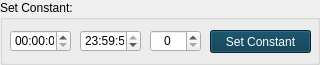
             <widget class="QGroupBox" name="groupBox">
              <property name="minimumSize">
               <size>
                <width>0</width>
                <height>65</height>
               </size>
              </property>
              <property name="maximumSize">
               <size>
                <width>16777215</width>
                <height>65</height>
               </size>
              </property>
              <property name="title">
               <string>Set Constant:</string>
              </property>
              <widget class="QPushButton" name="editor_constant_pushButton">
               <property name="enabled">
                <bool>true</bool>
               </property>
               <property name="geometry">
                <rect>
                 <x>210</x>
                 <y>30</y>
                 <width>101</width>
                 <height>23</height>
                </rect>
               </property>
               <property name="styleSheet">
                <string notr="true">QPushButton{
background-color: rgb(0, 53, 77);
color: white;
}

QPushButton:hover{
background-color: rgb(0, 110, 157);
}</string>
               </property>
               <property name="text">
                <string>Set Constant</string>
               </property>
              </widget>
              <widget class="QTimeEdit" name="editor_start_timeEdit">
               <property name="geometry">
                <rect>
                 <x>10</x>
                 <y>30</y>
                 <width>61</width>
                 <height>22</height>
                </rect>
               </property>
              </widget>
              <widget class="QTimeEdit" name="editor_end_timeEdit">
               <property name="geometry">
                <rect>
                 <x>80</x>
                 <y>30</y>
                 <width>61</width>
                 <height>22</height>
                </rect>
               </property>
               <property name="dateTime">
                <datetime>
                 <hour>23</hour>
                 <minute>59</minute>
                 <second>59</second>
                 <year>2000</year>
                 <month>1</month>
                 <day>1</day>
                </datetime>
               </property>
              </widget>
              <widget class="QSpinBox" name="editor_constant_spinBox">
               <property name="geometry">
                <rect>
                 <x>150</x>
                 <y>30</y>
                 <width>51</width>
                 <height>22</height>
                </rect>
               </property>
               <property name="alignment">
                <set>Qt::AlignCenter</set>
               </property>
               <property name="minimum">
                <number>0</number>
               </property>
               <property name="maximum">
                <number>124</number>
               </property>
              </widget>
             </widget>
